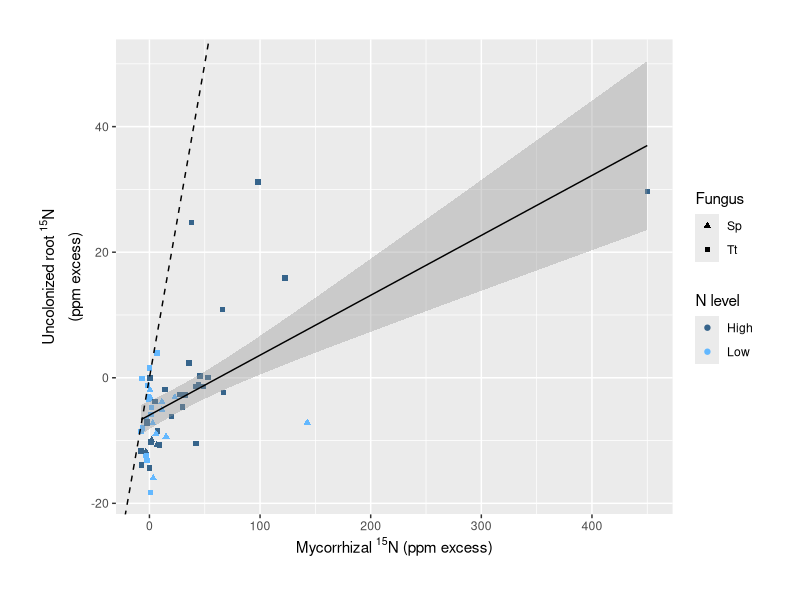

Reproduce this figure in R. (Note: this script raises an error after producing the figure.)
# FC - root 15N tracks mycorrhizal 15N
setwd("~/Documents/Fungal competition project/fungal-competition2020/")

require(tidyverse)
require(cowplot)

nitrogeninfo = read_csv("FCdata/isotope_and_plant_metadata_FOR_N_ANALYSES_and_exchange_rates.csv")

### Including "outlier" value from young mycos in 6041b ###

# Plot

rootNformycoN_plot_withoutlier = ggplot(data = nitrogeninfo) +
  geom_point(aes(x = mycoN15ppmexcess,
                 y = nmN15ppmexcess, 
                 color = N_level,
                 shape =compartment_fungus)) +
  geom_smooth(method = "lm",
              aes(x = mycoN15ppmexcess,
                  y = nmN15ppmexcess),
              color = "black",
              size = 0.5) +
  scale_color_manual(values = c("steelblue4", "steelblue1"),
                     name = "N level") +
  scale_shape_manual(values = c(17, 15),
                     name = "Fungus") +
  ylab(bquote(atop("Uncolonized root "^15*N, "(ppm excess)"))) +
  xlab(expression("Mycorrhizal "^15*"N (ppm excess)")) +
  theme(plot.margin = unit(c(1,1,1,1), "cm")) +
  geom_abline(intercept = 0, slope = 1, linetype = "dashed")

save_plot("plots/Regression_root_N_for_myco_N_with_outlier.pdf", 
          rootNformycoN_plot_withoutlier, 
          base_aspect_ratio = 1.4)

# Stats

# STATS FOR PAPER: root N corresponds to myco N including outlier

rootNformycoN_linear_withoutlier = lm(uncolonized_roots.APE15N ~ mycorrhizas.APE15N, data = nitrogeninfo)
plot(rootNformycoN_linear_withoutlier)
summary(rootNformycoN_linear_withoutlier)

rootNformycoN_log_withoutlier = lm(uncolonized_roots.APE15N ~ log(forced.mycorrhizas.APE15N), data = nitrogeninfo)
plot(rootNformycoN_log_withoutlier) # not as good as linear
summary(rootNformycoN_log_withoutlier) # also not as good as linear

### Excluding "outlier" 6041b ###


rootNformycoN_plot = ggplot(data = nitrogeninfo_nooutlier) +
  geom_point(aes(x = mycorrhizas.APE15N,
                 y = uncolonized_roots.APE15N, 
                 color = N_level,
                 shape = mycofungus)) +
  geom_smooth(method = "lm",
              aes(x = mycorrhizas.APE15N,
                  y = uncolonized_roots.APE15N),
              color = "black",
              size = 0.5) +
  scale_color_manual(values = c("steelblue4", "steelblue1"),
                     name = "N level") +
  scale_shape_manual(values = c(17, 15),
                     name = "Fungus") +
  ylab(bquote(atop("Uncolonized roots "^15*N, "(atom percent excess)"))) +
  xlab(expression("Mycorrhizal "^15*"N (atom percent excess)")) +
  theme(plot.margin = unit(c(1,1,1,1), "cm")) +
  geom_abline(intercept = 0, slope = 1, linetype = "dashed")

# STATS FOR PAPER: Root N correlates with mycorrhiza N
rootNformycoN_linear = lm(uncolonized_roots.APE15N ~ mycorrhizas.APE15N, data = nitrogeninfo_nooutlier)
plot(rootNformycoN_linear)
summary(rootNformycoN_linear)

save_plot("plots/Regression_root_N_for_myco_N.pdf", 
          rootNformycoN_plot, 
          base_aspect_ratio = 1.4)

nitrogeninfo[nitrogeninfo$mycorrhizas.APE15N == max(nitrogeninfo$mycorrhizas.APE15N),]
# Plant 6041b is being weird AGAIN. Got a TON of C
# in the hyphae, and a TON of N at the myco.

rootNformycoN_log = glm(forced.uncolonized.APE15N ~ log(forced.mycorrhizas.APE15N), data = nitrogeninfo)
plot(rootNformycoN_log) # very hump-shaped residuals

